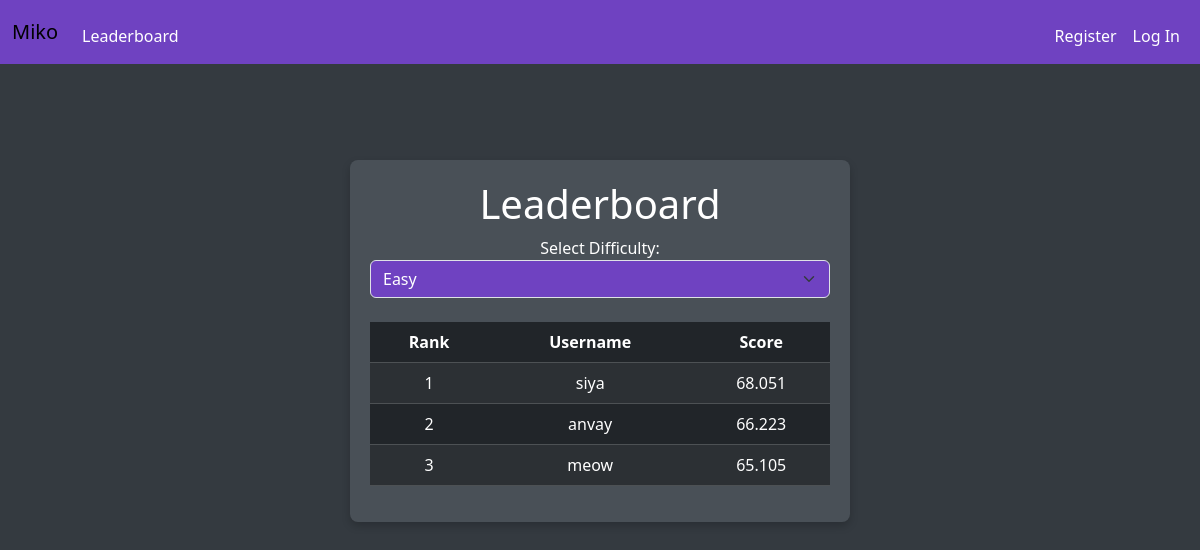
The app's page /leaderboard with its own data.
### tables this page shows
CREATE TABLE leaderboard (
    user_id INTEGER NOT NULL,
    score_id INTEGER NOT NULL,
    difficulty TEXT NOT NULL,
    score INTEGER NOT NULL,
    FOREIGN KEY (user_id) REFERENCES users(id) ON DELETE CASCADE,
    FOREIGN KEY (score_id) REFERENCES scores(score_id) ON DELETE CASCADE
);

CREATE TABLE users (
    id INTEGER PRIMARY KEY AUTOINCREMENT,
    username TEXT NOT NULL UNIQUE,
    hash TEXT NOT NULL,  -- Changed from password_hash to hash
    email TEXT NOT NULL UNIQUE,
    created_at TIMESTAMP DEFAULT CURRENT_TIMESTAMP
);

### app.py (the view)
@app.route("/leaderboard")
def leaderboard():
    difficulty = request.args.get("difficulty")
    if not difficulty or difficulty.lower() not in ["medium", "hard"]:
        difficulty = "easy"
    else:
        difficulty = difficulty.lower()
    db = get_db()
    cursor = db.execute(
        """SELECT u.username, l.score
        FROM leaderboard l
        JOIN users u ON l.user_id = u.id
        WHERE l.difficulty = ?
        ORDER BY l.score DESC
        LIMIT 20""", (difficulty,)
    )
    leaderboard = cursor.fetchall()
    return render_template("leaderboard.html", difficulty=difficulty, leaderboard=leaderboard)

### app.py (called while the page is built)
def get_db():
    conn = sqlite3.connect(DATABASE)
    conn.row_factory = sqlite3.Row  # Allows us to access columns by name
    return conn

@app.after_request
def after_request(response):
    response.headers["Cache-Control"] = "no-cache, no-store, must-revalidate"
    response.headers["Expires"] = 0
    response.headers["Pragma"] = "no-cache"
    return response

### templates/leaderboard.html (shortened to what this page needs)
{% extends "layout.html" %}
{% block main %}
<div class="container mt-5">
    <h1 class="text-center">Leaderboard</h1>
    <div class="form-group">
        <label for="difficultySelect">Select Difficulty:</label>
        <select class="form-select" id="difficultySelect">
            <option value="easy" {% if difficulty == 'easy' %} selected {% endif %}>Easy</option>
        </select>
    </div>
    <table class="table table-dark table-striped mt-4">
        <thead>
            <tr>
                <th scope="col">Rank</th>
                <th scope="col">Username</th>
                <th scope="col">Score</th>
            </tr>
        </thead>
        <tbody>
            {% for entry in leaderboard %}
                <tr>
                    <td>{{ loop.index }}</td>
                    <td>{{ entry.username }}</td>
                    <td>{{ entry.score }}</td>
                </tr>
            {% endfor %}
        </tbody>
    </table>
</div>
{% endblock %}

### static/css/styles.css (style rules this page uses)
body { background-color: #343a40; color: #ffffff; }
.container { min-width: 500px; width: fit-content; margin: auto; padding: 20px; background-color: #495057; border-radius: 8px; box-shadow: 0 4px 8px rgba(0, 0, 0, 0.2); }

### templates/leaderboard.html (style rules this page uses)
.form-select { background-color: #6f42c1; color: #ffffff; }

### records on screen
leaderboard: username "siya", score "68.051"
leaderboard: username "anvay", score "66.223"
leaderboard: username "meow", score "65.105"
